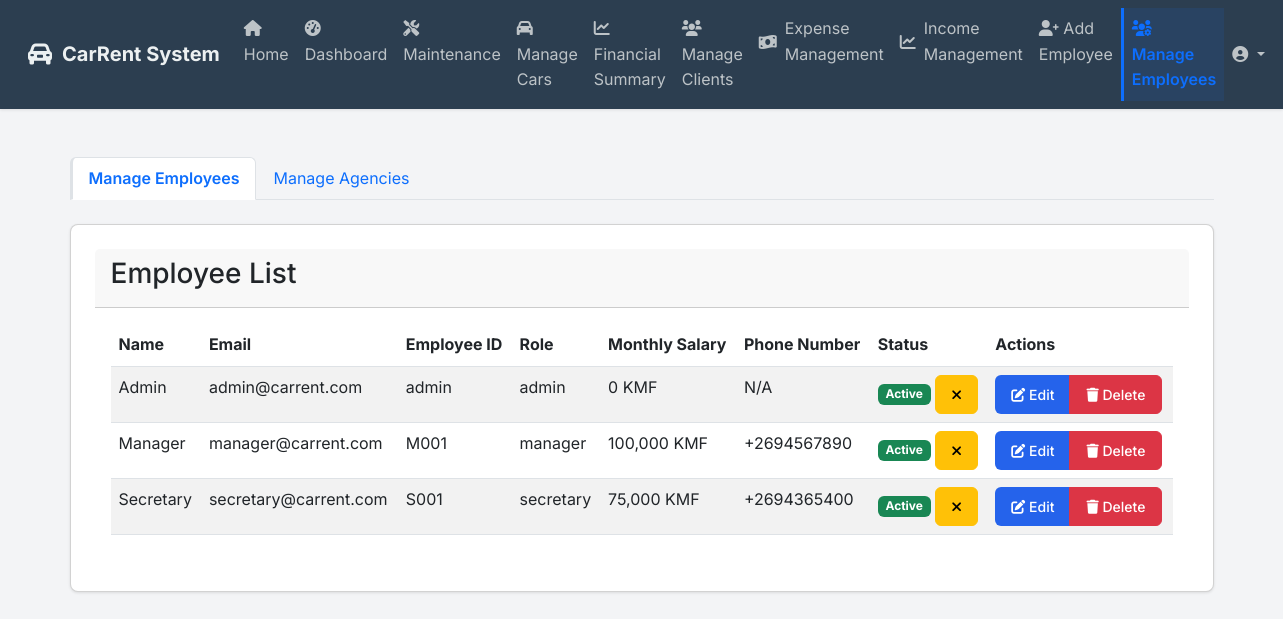
/manage_employees (signed in), run on an earlier commit of the app's database.
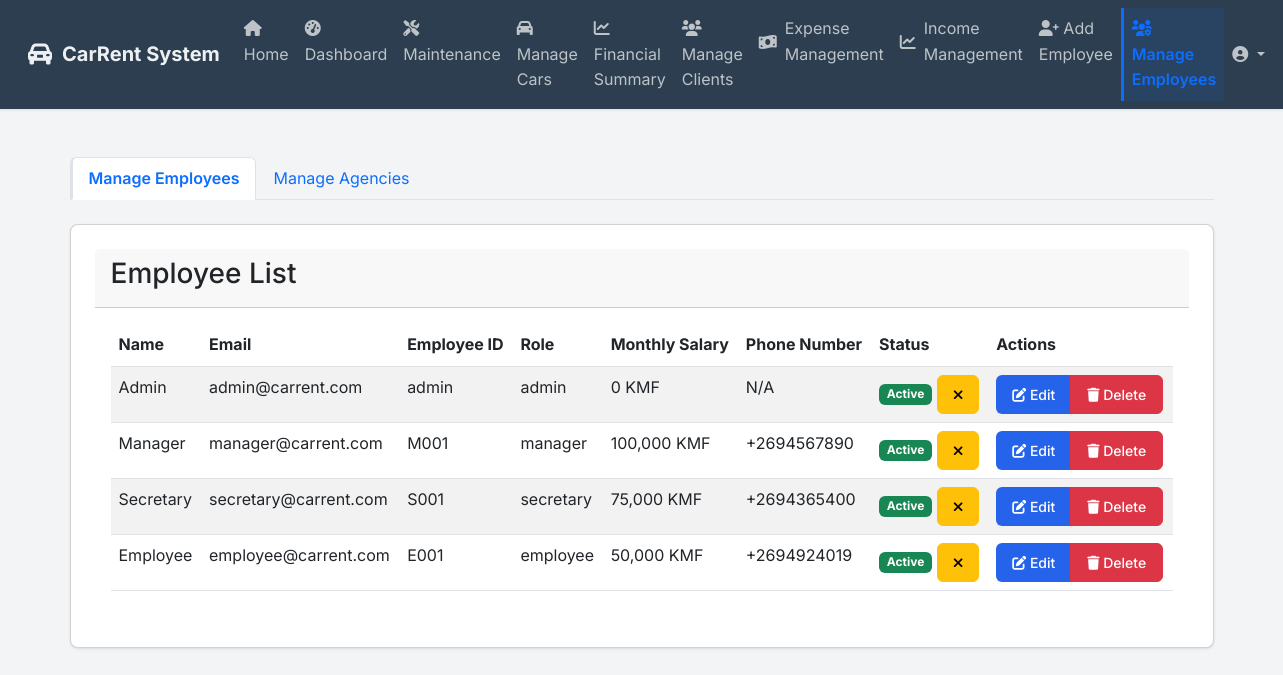
And on a later commit of the database.
### app/models.py (models this page shows)
class User(db.Model, UserMixin):
    id = db.Column(db.Integer, primary_key=True)
    email = db.Column(db.String(255), nullable=False)
    password = db.Column(db.String(255), nullable=False)
    name = db.Column(db.String(255), nullable=False)
    employee_id = db.Column(db.String(100), unique=True, nullable=False)
    is_admin = db.Column(db.Boolean, default=False)
    role = db.Column(db.String(50), nullable=False, default='employee')  # 'admin', 'manager', 'secretary'
    salary = db.Column(db.Float, nullable=True, default=0.0)  # Employee salary
    phone_number = db.Column(db.String(50), nullable=True)  # Employee phone number
    is_active = db.Column(db.Boolean, default=True)  # New column for active/inactive status
    bookings_created = db.relationship('Booking', backref='employee', lazy=True)
    user_expenses = db.relationship('Expense', backref='user', lazy=True)
    user_incomes = db.relationship('Income', backref='user_income', lazy=True)

### app/routes.py (the view, shortened to what this page needs)
@main.route('/manage_employees', methods=['GET', 'POST'])
@login_required
def manage_employees():
    if not (current_user.is_admin or current_user.role == 'manager'):
        flash('Access denied. Only administrators and managers can manage employees.', 'danger')
        return redirect(url_for('main.dashboard'))
    all_users = User.query.all()
    current_app.logger.info("DEBUG: Total number of users: %d", len(all_users))
    for user in all_users:
        current_app.logger.info(
            "DEBUG User Details: ID=%d, Name=%s, Email=%s, Role=%s, Is Admin=%s, Is Active=%s",
            user.id, user.name, user.email, user.role, user.is_admin, user.is_active
        )
    employees_query = User.query
    employees = employees_query.filter(
        User.role != 'agency'
    ).all()
    current_app.logger.info("DEBUG: Number of employees after filtering: %d", len(employees))
    for employee in employees:
        current_app.logger.info(
            "DEBUG Filtered Employee: ID=%d, Name=%s, Email=%s, Role=%s, Is Admin=%s",
            employee.id, employee.name, employee.email, employee.role, employee.is_admin
        )
    agencies = User.query.filter_by(role='agency').all()
    assigned_car_ids = db.session.query(AgencyVisibleCar.car_id).distinct().all()
    assigned_car_ids = [car_id[0] for car_id in assigned_car_ids]
    cars = Car.query.filter(~Car.id.in_(assigned_car_ids)).all()
    return render_template('manage_employees.html',
                           employees=employees,
                           agencies=agencies,
                           cars=cars)

### app/templates/manage_employees.html (shortened to what this page needs)
{% extends "base.html" %}
{% block content %}
<div class="container-fluid mt-5">
    <div class="row">
        <div class="col-md-12">
            <ul class="nav nav-tabs mb-4" id="managementTabs">
                <li class="nav-item">
                    <a class="nav-link active" data-bs-toggle="tab" href="#employees">Manage Employees</a>
                </li>
                <li class="nav-item">
                    <a class="nav-link" data-bs-toggle="tab" href="#agencies">Manage Agencies</a>
                </li>
            </ul>
            <div class="tab-content">
                <div class="tab-pane fade show active" id="employees">
                    <div class="card">
                        <div class="card-header">
                            <h3 class="card-title">Employee List</h3>
                        </div>
                        <div class="card-body">
                            <table class="table table-striped table-hover">
                                <thead>
                                    <tr>
                                        <th>Name</th>
                                        <th>Email</th>
                                        <th>Employee ID</th>
                                        <th>Role</th>
                                        <th>Monthly Salary</th>
                                        <th>Phone Number</th>
                                        <th>Status</th>
                                        <th>Actions</th>
                                    </tr>
                                </thead>
                                <tbody>
                                    {% for employee in employees %}
                                        <tr data-employee-id="{{ employee.id }}">
                                            <td>{{ employee.name }}</td>
                                            <td>{{ employee.email }}</td>
                                            <td>{{ employee.employee_id }}</td>
                                            <td>{{ employee.role }}</td>
                                            <td>{{ "{:,.0f} KMF".format(employee.salary) }}</td>
                                            <td>{{ employee.phone_number or 'N/A' }}</td>
                                            <td>
                                                {% if employee.is_active %}
                                                    <span class="badge bg-success employee-status-badge">Active</span>
                                                {% else %}
                                                    <span class="badge bg-danger employee-status-badge">Inactive</span>
                                                {% endif %}
                                                <button class="btn btn-sm btn-toggle-status {% if employee.is_active %}btn-warning{% else %}btn-success{% endif %}"
                                                        data-user-id="{{ employee.id }}"
                                                        title="{% if employee.is_active %}Deactivate{% else %}Activate{% endif %} User">
                                                    <i class="fas {% if employee.is_active %}fa-times{% else %}fa-check{% endif %}"></i>
                                                </button>
                                            </td>
                                            <td>
                                                <div class="btn-group" role="group">
                                                    <button class="btn btn-sm btn-primary edit-employee"
                                                            data-id="{{ employee.id }}"
                                                            data-name="{{ employee.name }}"
                                                            data-email="{{ employee.email }}"
                                                            data-edit_role="{{ employee.role }}"
                                                            data-salary="{{ employee.salary }}"
                                                            data-phone-number="{{ employee.phone_number or '' }}"
                                                            data-employee-id="{{ employee.employee_id }}">
                                                        <i class="fas fa-edit"></i> Edit
                                                    </button>
                                                    <button class="btn btn-sm btn-danger delete-employee" data-id="{{ employee.id }}">
                                                        <i class="fas fa-trash"></i> Delete
                                                    </button>
                                                </div>
                                            </td>
                                        </tr>
                                    {% endfor %}
                                </tbody>
                            </table>
                        </div>
                    </div>
                </div>
            </div>
        </div>
    </div>
</div>
{% endblock %}

### app/templates/base.html (shortened to what this page needs)
<!DOCTYPE html>
<html lang="en">
<head>
    <link href="https://cdn.jsdelivr.net/npm/bootstrap@5.3.0/dist/css/bootstrap.min.css" rel="stylesheet">
    <link rel="stylesheet" href="{{ url_for('static', filename='css/style.css') }}">
    <link rel="stylesheet" href="https://cdnjs.cloudflare.com/ajax/libs/font-awesome/6.0.0/css/all.min.css">
</head>
<body>
    <nav class="navbar navbar-expand-lg navbar-custom">
        <div class="container-fluid">
            <a class="navbar-brand" href="{{ url_for('main.home') }}">
                <i class="fas fa-car-alt"></i> CarRent System
            </a>
            <div class="collapse navbar-collapse" id="mainNavbar">
                <ul class="navbar-nav me-auto mb-2 mb-lg-0">
                    {% if current_user.is_authenticated %}
                        {% if current_user.role == 'agency' %}
                            <li class="nav-item">
                                <a class="nav-link {% if request.endpoint == 'main.home' %}active{% endif %}" href="{{ url_for('main.home') }}">
                                    <i class="fas fa-home"></i> Home
                                </a>
                            </li>
                        {% else %}
                            <li class="nav-item">
                                <a class="nav-link {% if request.endpoint == 'main.home' %}active{% endif %}" href="{{ url_for('main.home') }}">
                                    <i class="fas fa-home"></i> Home
                                </a>
                            </li>
                            <li class="nav-item">
                                <a class="nav-link {% if request.endpoint == 'main.dashboard' %}active{% endif %}" href="{{ url_for('main.dashboard') }}">
                                    <i class="fas fa-tachometer-alt"></i> Dashboard
                                </a>
                            </li>
                            <li class="nav-item">
                                <a class="nav-link {% if request.endpoint == 'main.maintenance' %}active{% endif %}" href="{{ url_for('main.maintenance') }}">
                                    <i class="fas fa-tools"></i> Maintenance
                                </a>
                            </li>
                            {% if current_user.is_authenticated %}
                                {% if current_user.is_admin or current_user.role == 'manager' %}
                                    <li class="nav-item">
                                        <a class="nav-link {% if request.endpoint == 'main.manage_cars' %}active{% endif %}" href="{{ url_for('main.manage_cars') }}">
                                            <i class="fas fa-car"></i> Manage Cars
                                        </a>
                                    </li>
                                    <li class="nav-item">
                                        <a class="nav-link {% if request.endpoint == 'main.financial_summary' %}active{% endif %}" href="{{ url_for('main.financial_summary') }}">
                                            <i class="fas fa-chart-line"></i> Financial Summary
                                        </a>
                                    </li>
                                {% endif %}
                                {% if current_user.is_authenticated and (current_user.is_admin or current_user.role in ['manager', 'secretary']) %}
                                    <li class="nav-item">
                                        <a class="nav-link {{ 'active' if request.endpoint == 'main.manage_clients' }}" href="{{ url_for('main.manage_clients') }}">
                                            <i class="fas fa-users"></i>
                                            <span>Manage Clients</span>
                                        </a>
                                    </li>
                                {% endif %}
                                {% if current_user.is_admin or current_user.role == 'secretary' %}
                                    <li class="nav-item">
                                        <a class="nav-link {% if request.endpoint == 'main.expense_management' %}active{% endif %}" href="{{ url_for('main.expense_management') }}">
                                            <div class="d-flex align-items-center">
                                                <i class="fas fa-money-bill-wave me-2"></i>
                                                Expense Management
                                            </div>
                                        </a>
                                    </li>
                                    <li class="nav-item">
                                        <a class="nav-link {% if request.endpoint == 'main.view_income_management' %}active{% endif %}" href="{{ url_for('main.view_income_management') }}">
                                            <div class="d-flex align-items-center">
                                                <i class="fas fa-chart-line me-2"></i>
                                                Income Management
                                            </div>
                                        </a>
                                    </li>
                                {% endif %}
                                {% if current_user.is_admin %}
                                    <li class="nav-item">
                                        <a class="nav-link {% if request.endpoint == 'main.add_employee' %}active{% endif %}" href="{{ url_for('main.add_employee') }}">
                                            <i class="fas fa-user-plus"></i> Add Employee
                                        </a>
                                    </li>
                                    <li class="nav-item">
                                        <a class="nav-link {% if request.endpoint == 'main.manage_employees' %}active{% endif %}" href="{{ url_for('main.manage_employees') }}">
                                            <i class="fas fa-users-cog"></i> Manage Employees
                                        </a>
                                    </li>
                                {% endif %}
                            {% endif %}
                        {% endif %}
                    {% endif %}
                </ul>
                <ul class="navbar-nav">
                    {% if current_user.is_authenticated %}
                        <li class="nav-item dropdown">
                            <a class="nav-link dropdown-toggle" href="#" role="button"
                               data-bs-toggle="dropdown">
                                <i class="fas fa-user-circle"></i> {{ current_user.username }}
                            </a>
                        </li>
                    {% else %}
                        <li class="nav-item">
                            <a class="nav-link" href="{{ url_for('auth.login') }}">
                                <i class="fas fa-sign-in-alt"></i> Login
                            </a>
                        </li>
                    {% endif %}
                </ul>
            </div>
        </div>
    </nav>
    <main class="container mt-4">
        {% block content %}{% endblock %}
    </main>
</body>
</html>

### app/static/css/style.css (style rules this page uses)
:root { --primary-color: #2563eb; --secondary-color: #1e40af; --background-color: #f3f4f6; --text-color: #1f2937; --error-color: #dc2626; --success-color: #059669; }
* { margin: 0; padding: 0; box-sizing: border-box; }
body { font-family: 'Inter', sans-serif; background-color: var(--background-color); color: var(--text-color); line-height: 1.6; }
.container { max-width: 1200px; margin: 0 auto; padding: 0 1rem; }
.navbar { background-color: white; box-shadow: 0 1px 3px rgba(0, 0, 0, 0.1); padding: 1rem 0; }
.card { background-color: white; border-radius: 0.5rem; box-shadow: 0 1px 3px rgba(0, 0, 0, 0.1); padding: 1.5rem; margin-bottom: 1rem; }
.btn { display: inline-block; padding: 0.5rem 1rem; border-radius: 0.375rem; font-weight: 500; text-align: center; cursor: pointer; transition: background-color 0.2s; text-decoration: none; }
.btn-primary { background-color: var(--primary-color); color: white; border: none; }

### app/templates/base.html (style rules this page uses)
.navbar-custom { background-color: #2c3e50; padding: 0.5rem 1rem; }
.navbar-custom .navbar-brand { color: #ecf0f1; font-weight: bold; display: flex; align-items: center; }
.navbar-custom .navbar-brand i { margin-right: 10px; font-size: 1.5rem; }
.navbar-custom .nav-link { color: #bdc3c7; transition: color 0.3s ease; }
.navbar-custom .nav-link:hover, .navbar-custom .nav-link.active { color: #ffffff; }
.nav-link.active { background-color: rgba(13, 110, 253, 0.1); color: #0d6efd !important; font-weight: 600; border-left: 3px solid #0d6efd; }
.nav-link.active i { color: #0d6efd; }

What changed in the data, as far as the page shows it:
added User: name "Employee", email "employee@carrent.com", employee_id "E001", role "employee", salary "50,000 KMF", phone_number "+2694924019", is_active "Active"
